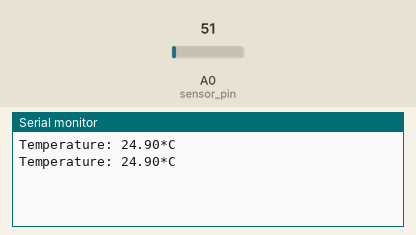
A sketch run on a simulated Arduino Uno, built with avr-gcc and run on an emulated ATmega328P. Shown: the last lines printed to the serial monitor. Inputs (shaded band) come from the test bench; at power-on: A0 (sensor_pin) = 51.

Above: at 1.6 s.
1.7 s: A0 (sensor_pin) set to 61
At 1.7 s:
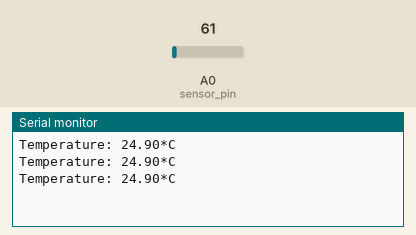
3.2 s: A0 (sensor_pin) set to 71
At 3.6 s:
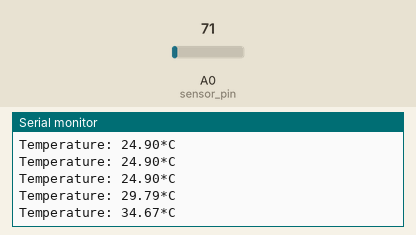
Timing chart, 0 to 6.2 s (numbered marks = the images above; inputs shaded):
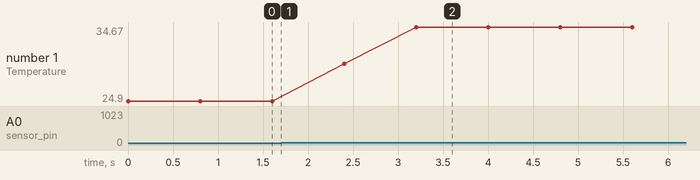

Measured:
- after the input at 3.2 s, the serial monitor: prints a new line at once (image 2)
- plotted number 1: 24.9 → 29.79 after the input at 1.7 s, 29.79 → 34.67 after the input at 3.2 s

The sketch:

temp_with_aeduino.ino
```cpp
#define sensor_pin A0 // LM35 is connected to this PIN
void setup() {
  // Init serial at 9600 baud
  Serial.begin(9600);
}
void loop() {
  //Read Raw ADC Data
  int adcData = analogRead(sensor_pin);
  // Convert that ADC Data into voltage
  float voltage = adcData * (5.0 / 1024.0);
  // Convert the voltage into temperature
  float temperature = voltage * 100;
  // Print the temperature data
  Serial.print("Temperature: ");
  Serial.print(temperature);
  Serial.println("*C");
  delay(800); // wait a second between readings
}
```
